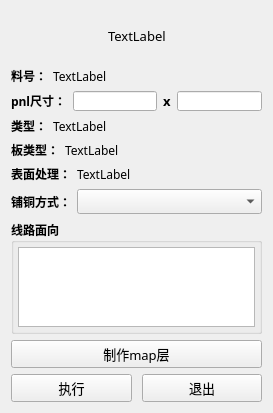
<?xml version="1.0" encoding="UTF-8"?>
<ui version="4.0">
 <class>Form</class>
 <widget class="QWidget" name="Form">
  <property name="geometry">
   <rect>
    <x>0</x>
    <y>0</y>
    <width>273</width>
    <height>413</height>
   </rect>
  </property>
  <property name="font">
   <font>
    <family>微软雅黑</family>
    <pointsize>10</pointsize>
   </font>
  </property>
  <property name="windowTitle">
   <string>单双面板板边脚本</string>
  </property>
  <layout class="QVBoxLayout" name="verticalLayout_2">
   <item>
    <layout class="QHBoxLayout" name="horizontalLayout">
     <item>
      <spacer name="horizontalSpacer">
       <property name="orientation">
        <enum>Qt::Horizontal</enum>
       </property>
       <property name="sizeHint" stdset="0">
        <size>
         <width>40</width>
         <height>20</height>
        </size>
       </property>
      </spacer>
     </item>
     <item>
      <widget class="QLabel" name="label_logo">
       <property name="minimumSize">
        <size>
         <width>0</width>
         <height>50</height>
        </size>
       </property>
       <property name="text">
        <string>TextLabel</string>
       </property>
      </widget>
     </item>
     <item>
      <spacer name="horizontalSpacer_2">
       <property name="orientation">
        <enum>Qt::Horizontal</enum>
       </property>
       <property name="sizeHint" stdset="0">
        <size>
         <width>40</width>
         <height>20</height>
        </size>
       </property>
      </spacer>
     </item>
    </layout>
   </item>
   <item>
    <layout class="QHBoxLayout" name="horizontalLayout_3" stretch="0,1">
     <item>
      <widget class="QLabel" name="label">
       <property name="font">
        <font>
         <family>微软雅黑</family>
         <pointsize>9</pointsize>
         <weight>75</weight>
         <bold>true</bold>
        </font>
       </property>
       <property name="text">
        <string>料号：</string>
       </property>
      </widget>
     </item>
     <item>
      <widget class="QLabel" name="label_jobname">
       <property name="font">
        <font>
         <family>微软雅黑</family>
         <pointsize>9</pointsize>
         <weight>50</weight>
         <bold>false</bold>
        </font>
       </property>
       <property name="text">
        <string>TextLabel</string>
       </property>
      </widget>
     </item>
    </layout>
   </item>
   <item>
    <layout class="QHBoxLayout" name="horizontalLayout_2">
     <item>
      <widget class="QLabel" name="label_2">
       <property name="font">
        <font>
         <family>微软雅黑</family>
         <pointsize>9</pointsize>
         <weight>75</weight>
         <bold>true</bold>
        </font>
       </property>
       <property name="text">
        <string>pnl尺寸：</string>
       </property>
      </widget>
     </item>
     <item>
      <widget class="QLineEdit" name="lineEdit_pnl_w">
       <property name="maximumSize">
        <size>
         <width>16777215</width>
         <height>20</height>
        </size>
       </property>
       <property name="font">
        <font>
         <family>微软雅黑</family>
         <pointsize>9</pointsize>
         <weight>50</weight>
         <bold>false</bold>
        </font>
       </property>
       <property name="readOnly">
        <bool>true</bool>
       </property>
      </widget>
     </item>
     <item>
      <widget class="QLabel" name="label_3">
       <property name="font">
        <font>
         <family>微软雅黑</family>
         <pointsize>10</pointsize>
         <weight>75</weight>
         <bold>true</bold>
        </font>
       </property>
       <property name="text">
        <string>x</string>
       </property>
      </widget>
     </item>
     <item>
      <widget class="QLineEdit" name="lineEdit_pnl_h">
       <property name="maximumSize">
        <size>
         <width>16777215</width>
         <height>20</height>
        </size>
       </property>
       <property name="font">
        <font>
         <family>微软雅黑</family>
         <pointsize>9</pointsize>
         <weight>50</weight>
         <bold>false</bold>
        </font>
       </property>
       <property name="readOnly">
        <bool>true</bool>
       </property>
      </widget>
     </item>
    </layout>
   </item>
   <item>
    <layout class="QHBoxLayout" name="horizontalLayout_4" stretch="0,1">
     <item>
      <widget class="QLabel" name="label_4">
       <property name="font">
        <font>
         <family>微软雅黑</family>
         <pointsize>9</pointsize>
         <weight>75</weight>
         <bold>true</bold>
        </font>
       </property>
       <property name="text">
        <string>类型：</string>
       </property>
      </widget>
     </item>
     <item>
      <widget class="QLabel" name="label_type">
       <property name="font">
        <font>
         <family>微软雅黑</family>
         <pointsize>9</pointsize>
         <weight>50</weight>
         <bold>false</bold>
        </font>
       </property>
       <property name="cursor">
        <cursorShape>PointingHandCursor</cursorShape>
       </property>
       <property name="text">
        <string>TextLabel</string>
       </property>
      </widget>
     </item>
    </layout>
   </item>
   <item>
    <layout class="QHBoxLayout" name="horizontalLayout_5" stretch="0,1">
     <item>
      <widget class="QLabel" name="label_5">
       <property name="font">
        <font>
         <family>微软雅黑</family>
         <pointsize>9</pointsize>
         <weight>75</weight>
         <bold>true</bold>
        </font>
       </property>
       <property name="text">
        <string>板类型：</string>
       </property>
      </widget>
     </item>
     <item>
      <widget class="QLabel" name="label_product">
       <property name="font">
        <font>
         <family>微软雅黑</family>
         <pointsize>9</pointsize>
         <weight>50</weight>
         <bold>false</bold>
        </font>
       </property>
       <property name="text">
        <string>TextLabel</string>
       </property>
      </widget>
     </item>
    </layout>
   </item>
   <item>
    <layout class="QHBoxLayout" name="horizontalLayout_6" stretch="0,1">
     <item>
      <widget class="QLabel" name="label_6">
       <property name="font">
        <font>
         <family>微软雅黑</family>
         <pointsize>9</pointsize>
         <weight>75</weight>
         <bold>true</bold>
        </font>
       </property>
       <property name="text">
        <string>表面处理：</string>
       </property>
      </widget>
     </item>
     <item>
      <widget class="QLabel" name="label_treatment">
       <property name="font">
        <font>
         <family>微软雅黑</family>
         <pointsize>9</pointsize>
         <weight>50</weight>
         <bold>false</bold>
        </font>
       </property>
       <property name="text">
        <string>TextLabel</string>
       </property>
      </widget>
     </item>
    </layout>
   </item>
   <item>
    <layout class="QHBoxLayout" name="horizontalLayout_8" stretch="0,1">
     <item>
      <widget class="QLabel" name="label_7">
       <property name="font">
        <font>
         <family>微软雅黑</family>
         <pointsize>9</pointsize>
         <weight>75</weight>
         <bold>true</bold>
        </font>
       </property>
       <property name="text">
        <string>铺铜方式：</string>
       </property>
      </widget>
     </item>
     <item>
      <widget class="QComboBox" name="comboBox_method">
       <property name="font">
        <font>
         <family>微软雅黑</family>
         <pointsize>9</pointsize>
         <weight>50</weight>
         <bold>false</bold>
        </font>
       </property>
      </widget>
     </item>
    </layout>
   </item>
   <item>
    <widget class="QGroupBox" name="groupBox">
     <property name="font">
      <font>
       <family>微软雅黑</family>
       <pointsize>9</pointsize>
       <weight>75</weight>
       <bold>true</bold>
      </font>
     </property>
     <property name="title">
      <string>线路面向</string>
     </property>
     <layout class="QVBoxLayout" name="verticalLayout">
      <property name="leftMargin">
       <number>4</number>
      </property>
      <property name="topMargin">
       <number>4</number>
      </property>
      <property name="rightMargin">
       <number>4</number>
      </property>
      <property name="bottomMargin">
       <number>4</number>
      </property>
      <item>
       <widget class="QTableWidget" name="tableWidget">
        <property name="font">
         <font>
          <family>微软雅黑</family>
          <pointsize>10</pointsize>
          <weight>50</weight>
          <bold>false</bold>
         </font>
        </property>
       </widget>
      </item>
     </layout>
    </widget>
   </item>
   <item>
    <widget class="QPushButton" name="pushButton_make_map">
     <property name="cursor">
      <cursorShape>PointingHandCursor</cursorShape>
     </property>
     <property name="text">
      <string>制作map层</string>
     </property>
    </widget>
   </item>
   <item>
    <layout class="QHBoxLayout" name="horizontalLayout_7">
     <property name="spacing">
      <number>10</number>
     </property>
     <item>
      <widget class="QPushButton" name="pushButton_run">
       <property name="cursor">
        <cursorShape>PointingHandCursor</cursorShape>
       </property>
       <property name="text">
        <string>执行</string>
       </property>
      </widget>
     </item>
     <item>
      <widget class="QPushButton" name="pushButton_exit">
       <property name="cursor">
        <cursorShape>PointingHandCursor</cursorShape>
       </property>
       <property name="text">
        <string>退出</string>
       </property>
      </widget>
     </item>
    </layout>
   </item>
  </layout>
 </widget>
 <resources/>
 <connections/>
</ui>
